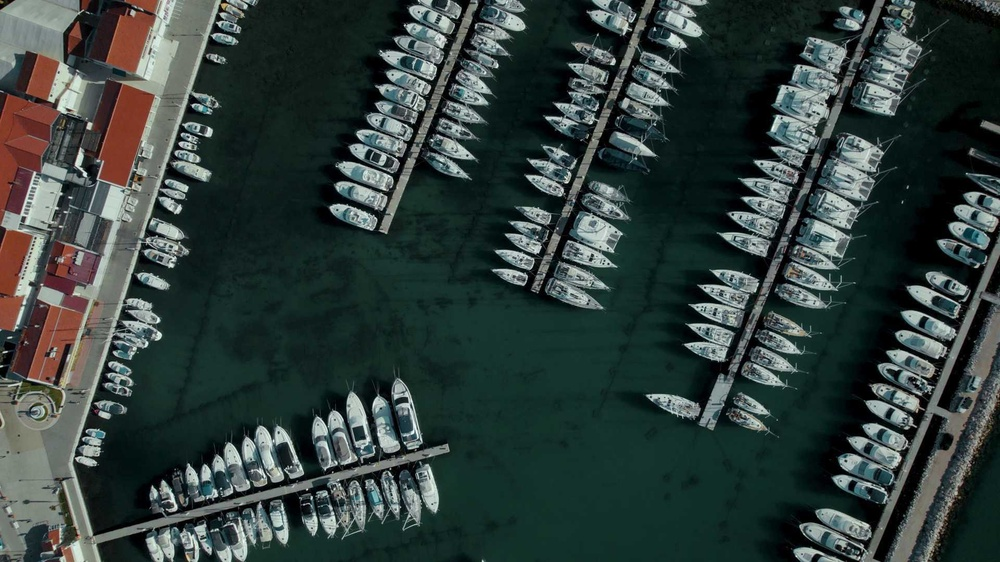
#> input picture samples/harbour-eo.jpg, 1000 x 562 px, shrunk from 1920 x 1080 before the run
$ python -i enhancement.py   (imports and definitions only)
#> lines starting #> are read from the running program, lines starting #| are printed output that depends on the picture
"""Modality-specific image enhancement.

Overhead sensors produce very different statistics, so each modality gets the
correction it actually needs rather than a shared generic pipeline:

* Electro-optical scenes suffer from haze and low local contrast.
* Infrared arrives in wide bit depths dominated by outliers.
* Synthetic-aperture radar carries multiplicative speckle noise that ordinary
  smoothing filters blur straight through.
"""

import cv2
import numpy as np

from orbital_recon.schemas.enums import Modality


def apply_clahe(image: np.ndarray, clip_limit: float = 2.0, grid_size: int = 8) -> np.ndarray:
    """Contrast Limited Adaptive Histogram Equalisation.

    Applied to the luminance channel only so colour relationships survive, which
    matters because downstream classification uses colour cues.
    """
#> called with clip_limit = 2, grid_size = 8
    clahe = cv2.createCLAHE(clipLimit=clip_limit, tileGridSize=(grid_size, grid_size))

    if image.ndim == 2:
        return clahe.apply(image)

    lab = cv2.cvtColor(image, cv2.COLOR_RGB2LAB)
#> lab: shape (562, 1000, 3); mean of channels 0, 1, 2 63.6, 122.5, 128.4
    lab[:, :, 0] = clahe.apply(lab[:, :, 0])
#> lab: shape (562, 1000, 3); mean of channels 0, 1, 2 87.9, 122.5, 128.4
    return cv2.cvtColor(lab, cv2.COLOR_LAB2RGB)
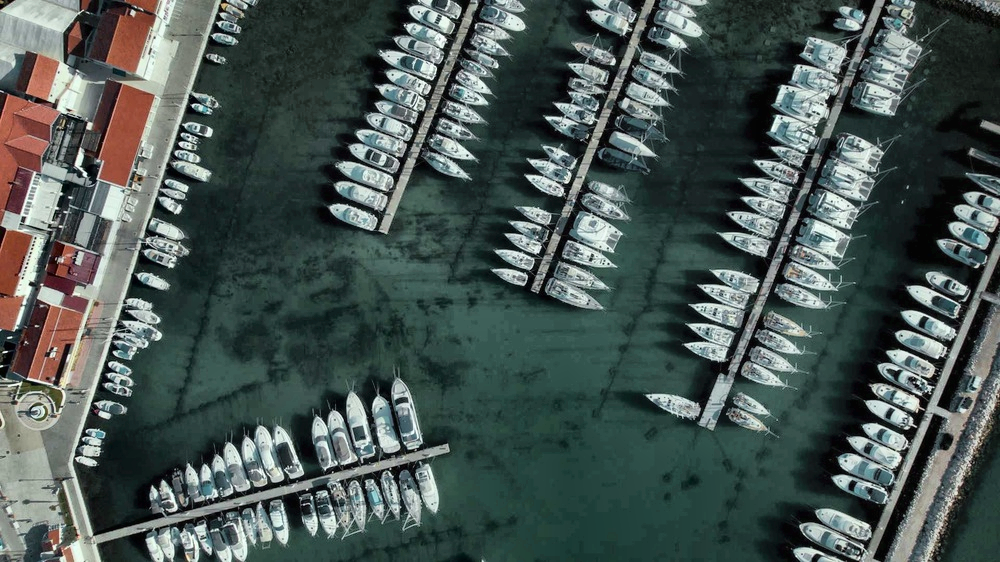
#> returned value: shape (562, 1000, 3); mean R, G, B 73.5, 86.5, 83.2


# [60 lines left out: functions percentile_stretch, lee_filter, preprocess, not called in this run]

>>> import cv2
>>> picture = cv2.cvtColor(cv2.imread('../../../../../samples/harbour-eo.jpg'), cv2.COLOR_BGR2RGB)
>>> result = apply_clahe(picture)
